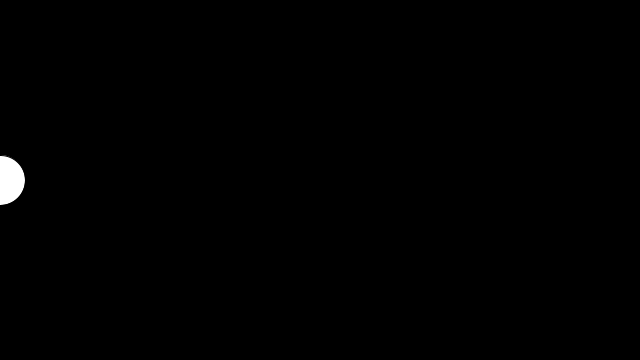
Frame 1 (no input)
Frame 60 (the mouse pressed at the canvas centre just before this capture): identical to frame 1, image omitted
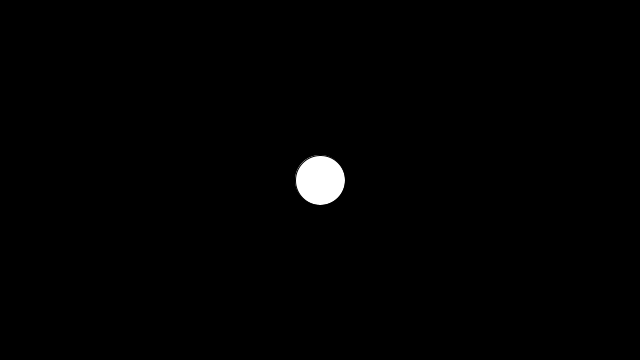
Frame 120 (the mouse held since frame 60 and released just before this capture)

The Processing sketch that drew these frames (run headless with seeded random() and noise(); from frame 60 on, the mouse is pressed at the canvas centre):

// Processing sketch: ellipseTracking
// ── ellipseTracking.pde
// runs one time
void setup() 
{
  // Set the size of the window
  size(640, 360);
}

// loops continuously 
void draw() 
{
  background(0, 0, 0);
  fill(255, 255, 255); 

  ellipse(mouseX, height/2, 50, 50);  // draw ellipse using mouse x coordinate
}
